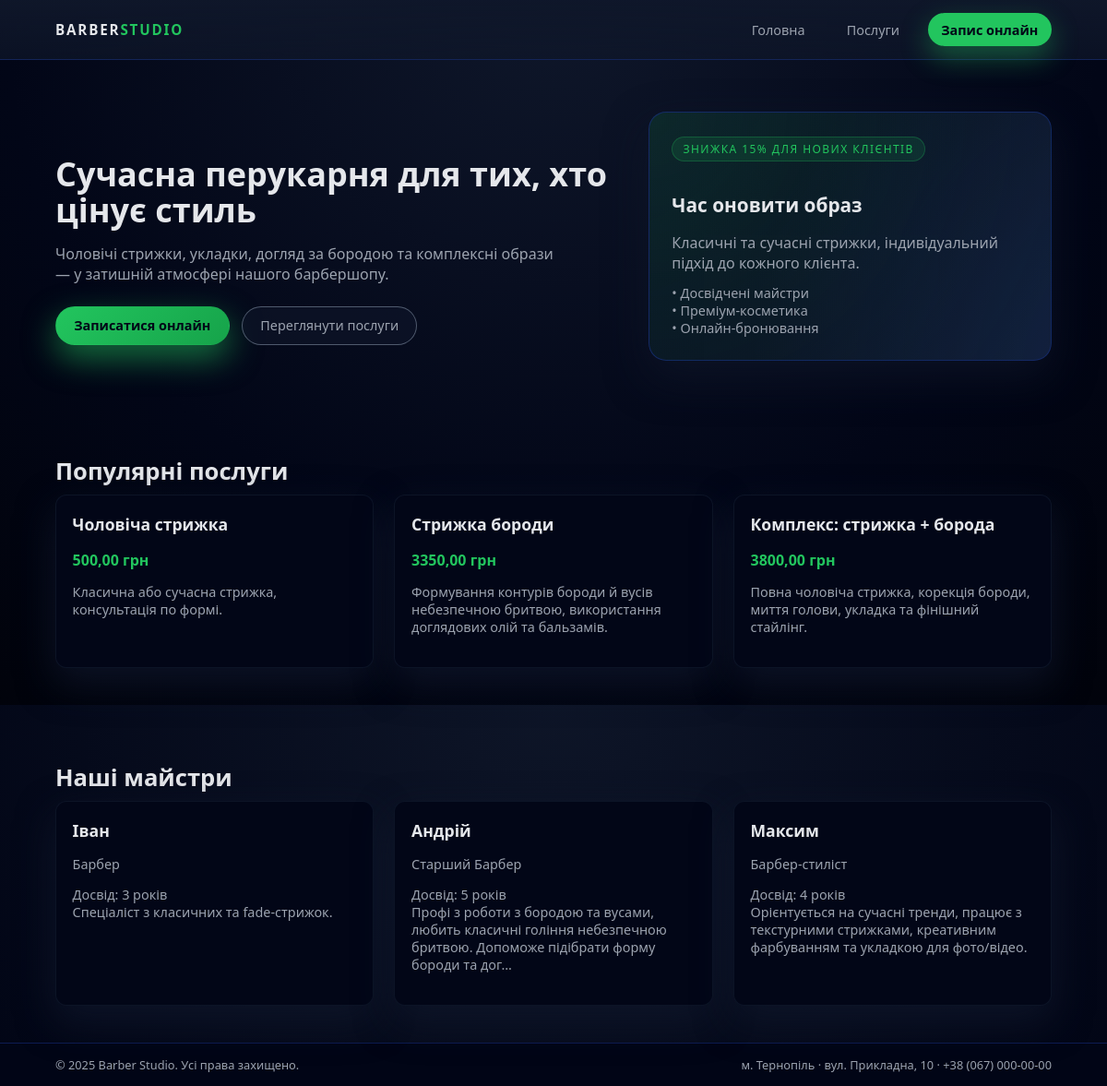
The page / on the database its author committed.
### barber/models.py (models this page shows, shortened)
class Service(models.Model):
    name = models.CharField(max_length=100)
    description = models.TextField(blank=True)
    price = models.DecimalField(max_digits=6, decimal_places=2)
    class Meta:
        verbose_name = "Послуга"
        verbose_name_plural = "Послуги"

class Stylist(models.Model):
    name = models.CharField(max_length=100)
    position = models.CharField(max_length=100, default="Барбер")
    bio = models.TextField(blank=True)
    experience_years = models.PositiveIntegerField(default=1)
    class Meta:
        verbose_name = "Майстер"
        verbose_name_plural = "Майстри"

### barber/views.py (the view)
# urls.py: path('', views.index, name="home"),
def index(request):
    services = Service.objects.all()[:3]
    stylists = Stylist.objects.all()[:3]
    return render(request, "barber/index.html", {
        "services": services,
        "stylists": stylists,
    })

### barber/templates/barber/index.html (shortened to what this page needs)
{% extends "barber/base.html" %}
{% block content %}
<section class="hero">
    <div class="container hero__inner">
        <div class="hero__content">
            <h1>Сучасна перукарня для тих, хто цінує стиль</h1>
            <p>
                Чоловічі стрижки, укладки, догляд за бородою та комплексні образи — у затишній атмосфері
                нашого барбершопу.
            </p>
            <div class="hero__actions">
                <a href="{% url 'booking' %}" class="btn btn--primary">Записатися онлайн</a>
                <a href="{% url 'services' %}" class="btn btn--ghost">Переглянути послуги</a>
            </div>
        </div>
        <div class="hero__card">
            <div class="hero__badge">Знижка 15% для нових клієнтів</div>
            <h2>Час оновити образ</h2>
            <p>Класичні та сучасні стрижки, індивідуальний підхід до кожного клієнта.</p>
            <ul class="hero__list">
                <li>• Досвідчені майстри</li>
                <li>• Преміум-косметика</li>
                <li>• Онлайн-бронювання</li>
            </ul>
        </div>
    </div>
</section>
<section class="section">
    <div class="container">
        <h2 class="section__title">Популярні послуги</h2>
        <div class="cards">
            {% for service in services %}
                <article class="card">
                    <h3>{{ service.name }}</h3>
                    <p class="card__price">{{ service.price }} грн</p>
                    <p class="card__text">{{ service.description|truncatechars:120 }}</p>
                </article>
            {% empty %}
                <p>Послуги ще не додані. Додайте їх через адмін-панель.</p>
            {% endfor %}
        </div>
    </div>
</section>
<section class="section section--alt">
    <div class="container">
        <h2 class="section__title">Наші майстри</h2>
        <div class="cards cards--3">
            {% for stylist in stylists %}
                <article class="card">
                    <h3>{{ stylist.name }}</h3>
                    <p class="card__subtitle">{{ stylist.position }}</p>
                    <p class="card__text">
                        Досвід: {{ stylist.experience_years }} років<br>
                        {{ stylist.bio|truncatechars:120 }}
                    </p>
                </article>
            {% empty %}
                <p>Майстри не додані. Створіть запис у моделі Stylist.</p>
            {% endfor %}
        </div>
    </div>
</section>
{% endblock %}

### barber/templates/barber/base.html (shortened to what this page needs)
{% load static %}
<!DOCTYPE html>
<html lang="uk">
<head>
    <link rel="stylesheet" href="{% static 'barber/css/style.css' %}">
</head>
<body>
<header class="header">
    <div class="container header__inner">
        <div class="logo">BARBER<span>STUDIO</span></div>
        <nav class="nav">
            <a href="{% url 'home' %}" class="nav__link">Головна</a>
            <a href="{% url 'services' %}" class="nav__link">Послуги</a>
            <a href="{% url 'booking' %}" class="nav__link nav__link--primary">Запис онлайн</a>
        </nav>
    </div>
</header>
<main>
    {% block content %}{% endblock %}
</main>
<footer class="footer">
    <div class="container footer__inner">
        <div>© {% now "Y" %} Barber Studio. Усі права захищено.</div>
        <div>м. Тернопіль · вул. Прикладна, 10 · +38 (067) 000-00-00</div>
    </div>
</footer>
</body>
</html>

### rows shown on the page
Service: name "Чоловіча стрижка", price "500,00", description "Класична або сучасна стрижка, консультація по формі."
Service: name "Стрижка бороди", price "3350,00", description "Формування контурів бороди й вусів небезпечною бритвою, використання доглядових олій та бальзамів."
Service: name "Комплекс: стрижка + борода", price "3800,00", description "Повна чоловіча стрижка, корекція бороди, миття голови, укладка та фінішний стайлінг."
Stylist: name "Іван", position "Барбер", experience_years "3", bio "Спеціаліст з класичних та fade-стрижок."
Stylist: name "Андрій", position "Старший Барбер", experience_years "5", bio "Профі з роботи з бородою та вусами, любить класичні гоління небезпечною бритвою. Допоможе підібрати форму бороди та дог…"
Stylist: name "Максим", position "Барбер-стиліст", experience_years "4", bio "Орієнтується на сучасні тренди, працює з текстурними стрижками, креативним фарбуванням та укладкою для фото/відео."
